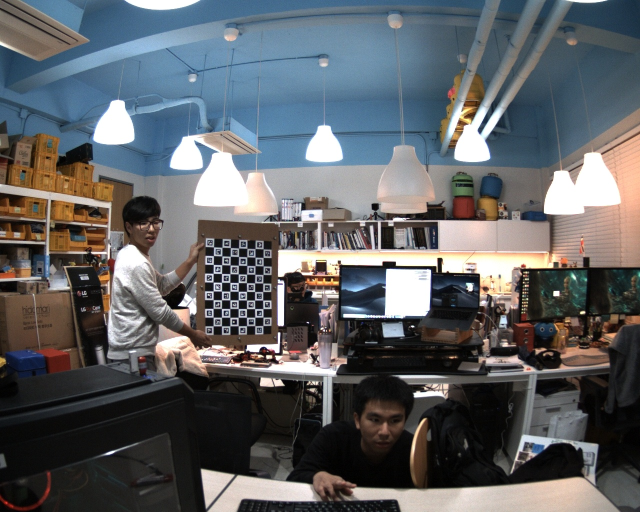
#> input picture calibration/openpose/sample-data/frame_000000000000.jpg, 1280 x 1024 px (shown at 1/2 size); its folder holds only this picture in this run
$ jupyter execute --allow-errors compare_calibration.ipynb   (shell and % lines are left out)
#> lines starting #> are read from the running program, lines starting #| are printed output that depends on the picture
# Calibrate Camera with Charuco

using a folder with images.....

first version was based on https://mecaruco2.readthedocs.io/en/latest/notebooks_rst/Aruco/sandbox/ludovic/aruco_calibration_rotation.html

[cell 1]
import glob
import numpy as np
import cv2

import os

import json

import matplotlib as mpl
import matplotlib.pyplot as plt
from mpl_toolkits.mplot3d import Axes3D
from mpl_toolkits.mplot3d.art3d import Poly3DCollection


#mpl.rcParams['figure.figsize'] = [12, 8]

#%matplotlib nbagg
print("opencv version",cv2.__version__)

## Make the charuco board

[cell 2]
squareLength = 35.0 / 1000 # chessboard square side length (normally in meters)
markerLength = 22.0 / 1000 # marker side length (same unit than squareLength)
squaresX = 5
squaresY = 7

dictionary = cv2.aruco.getPredefinedDictionary(cv2.aruco.DICT_6X6_250)
#> (the rest of this cell did not finish here and is left out)

## Load Images

[cell 3]
images = glob.glob("sample-data/frame*.jpg")
images.sort()

print("{} image files found".format(len(images)))

[cell 4]
i = 0
figure1 = plt.figure()
img = cv2.imread(images[i])
#> img is the input picture: shape (1024, 1280, 3); mean B, G, R 100.6, 97.7, 95.4
plt.imshow(cv2.cvtColor(img, cv2.COLOR_BGR2RGB),  interpolation = "nearest")
print("image shape: {}".format(img.shape))
#| image shape: (1024, 1280, 3)

imsize = (img.shape[0], img.shape[1])
#> imsize = (1024, 1280)

[cell 5]
allCorners=[]
allIds=[]
images2=[]

# function because we use later
def find_charuco_board(img, board, dictionary):
    corner_criteria = (cv2.TERM_CRITERIA_EPS + cv2.TERM_CRITERIA_MAX_ITER, 100, 0.00001)
    gray = cv2.cvtColor(img, cv2.COLOR_BGR2GRAY)
    corners, ids, rejectedImgPoints = cv2.aruco.detectMarkers(gray, dictionary)
    if len(corners)>0:
        for corner in corners:
            cv2.cornerSubPix(gray, corner, winSize=(3,3), zeroZone=(-1,-1), criteria=corner_criteria)
        ret, detectedCorners, detectedIds = cv2.aruco.interpolateCornersCharuco(corners,ids,gray,board)
        if detectedCorners is not None and detectedIds is not None and len(detectedCorners)>3:
            return detectedCorners, detectedIds
    return [], []

#> (the rest of this cell did not finish here and is left out)

[cell 6]
# draw a corner

i = 0
figure1 = plt.figure()
img = cv2.imread(images[i])
#> (the rest of this cell did not finish here and is left out)

## Perform Calibration

[cell 7]
flags = (cv2.CALIB_USE_INTRINSIC_GUESS + cv2.CALIB_RATIONAL_MODEL + cv2.CALIB_FIX_ASPECT_RATIO)
criteria=(cv2.TERM_CRITERIA_EPS & cv2.TERM_CRITERIA_COUNT, 10000, 1e-9)
distCoeffsInit = np.zeros((5,1))

cameraMatrixInit = np.array([[ 1000.,    0., imsize[0]/2.],
                             [    0., 1000., imsize[1]/2.],
                             [    0.,    0.,           1.]])


#> (the rest of this cell did not finish here and is left out)

#> (a cell that did not finish here is left out)

#> (a cell that did not finish here is left out)

## check calibration result

[cell 10]
i=10 # select image id

plt.figure(figsize=(18, 10), dpi= 80)
#> (the rest of this cell did not finish here and is left out)

Draw Coordinate axis

[cell 11]
def find_aruco_markers(img, dictionary):
    corner_criteria = (cv2.TERM_CRITERIA_EPS + cv2.TERM_CRITERIA_MAX_ITER, 100, 0.00001)
    gray = cv2.cvtColor(img, cv2.COLOR_BGR2GRAY)
    corners, ids, rejectedImgPoints = cv2.aruco.detectMarkers(gray, dictionary)
    if len(corners)>0:
        for corner in corners:
            cv2.cornerSubPix(gray, corner, winSize=(3,3), zeroZone=(-1,-1), criteria=corner_criteria)

        return corners, ids
    return [], []

i = 1
#test_img = cv2.imread(images[i])
test_img = cv2.imread("sample-data/test_frame_1.jpg")
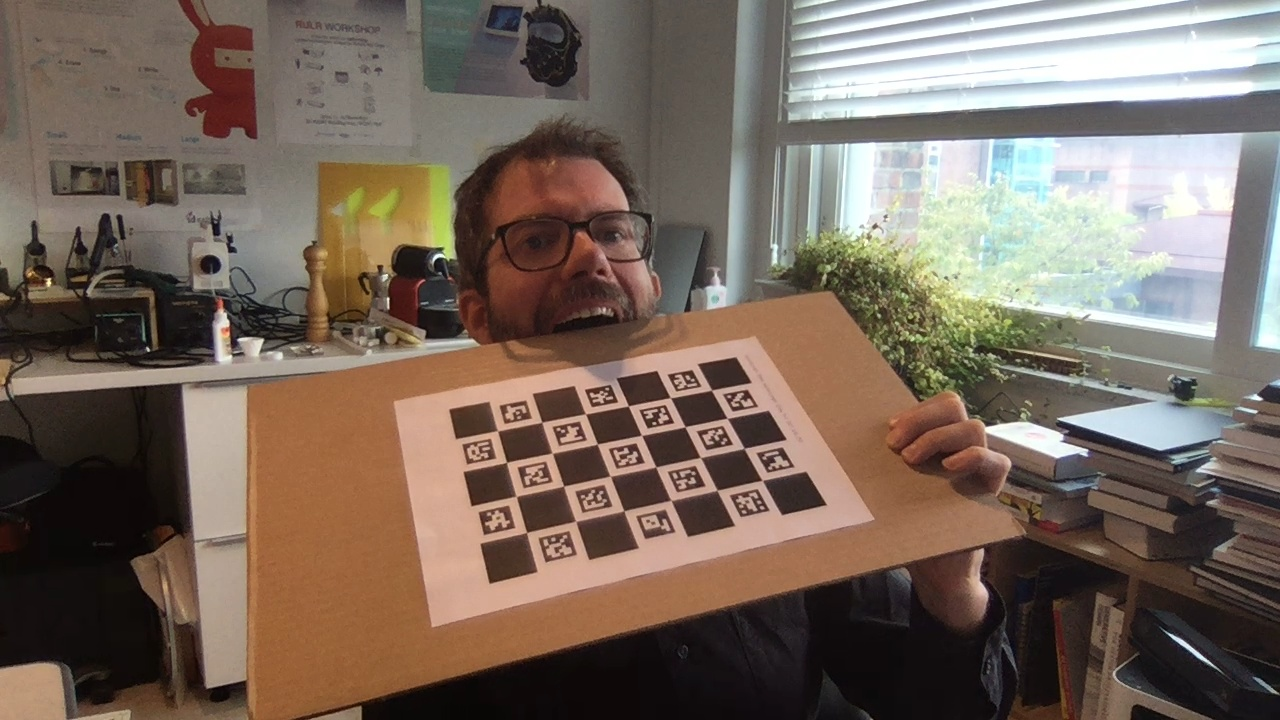
#> input picture calibration/sample-data/test_frame_1.jpg, 1280 x 720 px, found by its file name
#> test_img is the input picture: shape (720, 1280, 3); mean B, G, R 93.7, 105.2, 120.3

corners, ids = find_aruco_markers(test_img, dictionary)
#> in find_aruco_markers, `gray = cv2.cvtColor(img, cv2.COLOR_BGR2GRAY)`:
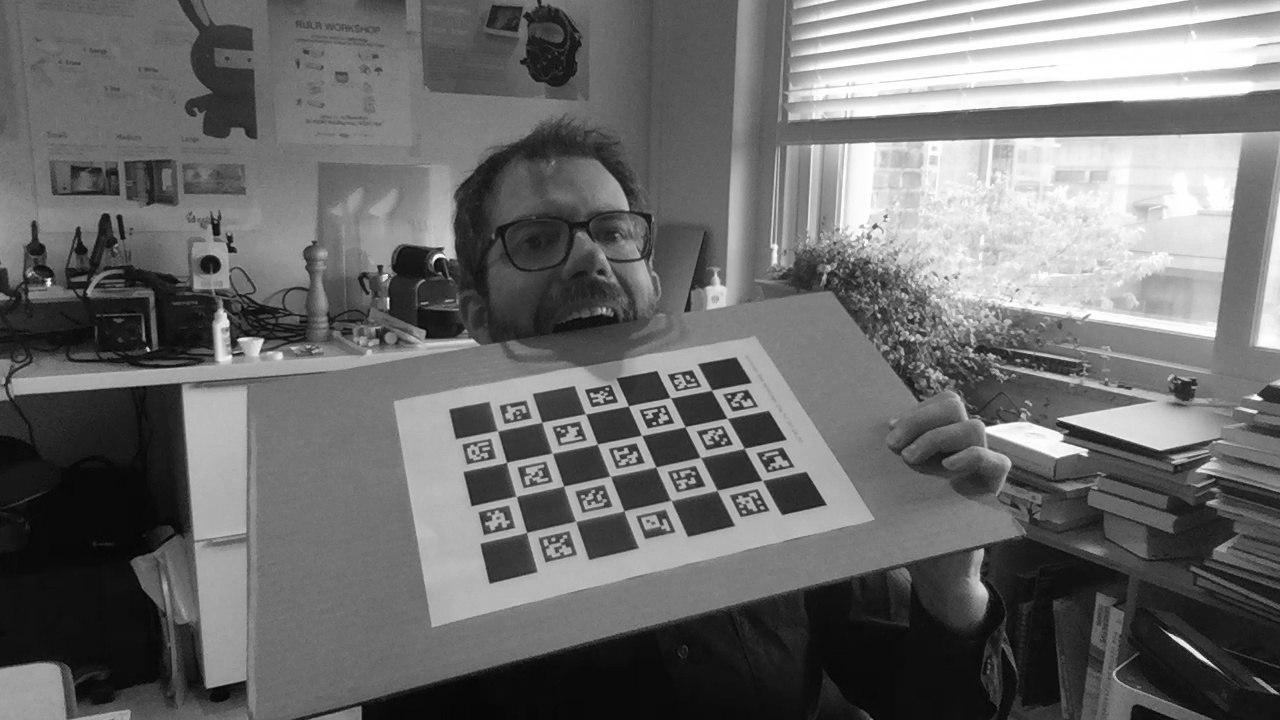
#> gray: shape (720, 1280); min 1, max 255, mean 108.4
#> in find_aruco_markers, `corners, ids, rejectedImgPoints = cv2.aruco.detectMarkers(gray, dictio..`: corners = 17 items; ids = 17 values, max 16 at index 2, min 0 at index 15, mean 8; rejectedImgPoints = 35 items
#> the loop in find_aruco_markers, `for corner in corners:` made 17 passes
#> corner on passes 1 to 12: [[569, 531], [576, 554], [546, 562], [539, 537]], [[665, 510], [675, 531], [645, 538], [636, 516]], [[508, 506], [514, 527], [484, 534], [479, 512]], [[757, 489], [769, 510], [740, 516], [730, 495]], [[604, 485], [611, 506], [582, 512], [575, 491]], [[695, 466], [705, 485], [676, 491], [668, 471]], [[546, 462], [552, 481], [524, 488], [518, 467]], [[782, 448], [794, 466], [767, 472], [756, 453]], [[490, 439], [495, 458], [467, 464], [462, 444]], [[635, 443], [644, 462], [616, 468], [609, 449]], [[723, 426], [732, 444], [706, 449], [696, 431]], [[580, 422], [586, 440], [558, 445], [553, 426]]
#> corners = 17 items

#> (the rest of this cell did not finish here and is left out)

[cell 12]
# plot the tvecs in 3D

fig = plt.figure(figsize=(10, 10), dpi= 80)

ax = fig.add_subplot(1,1,1, projection='3d')
print('ax.azim {}'.format(ax.azim))
print('ax.elev {}'.format(ax.elev))
ax.view_init(-110,260)
#> (the rest of this cell did not finish here and is left out)

[cell 13]
i = 1
#test_img = cv2.imread(images[i])
test_img = cv2.imread("sample-data/test_frame_1.jpg")

#> (the rest of this cell did not finish here and is left out)

## save calibration to file

Following the format of the opencv interactive calibration app

https://docs.opencv.org/3.4.0/d7/d21/tutorial_interactive_calibration.html
* cameraResolution
* cameraMatrix
* dist_coeffs
* avg_reprojection_error


[cell 14]
import datetime
filename = "calibration.json"
fs = cv2.FileStorage(filename, cv2.FILE_STORAGE_WRITE)
fs.write("calibrationDate", str(datetime.datetime.now()))
fs.write("cameraResolution",imsize)
#> (the rest of this cell did not finish here and is left out)

# save points to file

[cell 15]
filename = "camera_points.json"


def makeRT(rvec, tvec):
    rot3x3, _ = cv2.Rodrigues(rvec)
    return{"t": { "x":tvec[0][0], "y":tvec[1][0], "z":tvec[2][0] }, "rot3x3" : rot3x3.tolist()}


#> (the rest of this cell did not finish here and is left out)

#> in find_aruco_markers (call 2), `corner_criteria = (cv2.TERM_CRITERIA_EPS + cv2.TERM_CRITERIA_MAX_ITER,..`: corner_criteria = (3, 100, 1e-05)
#> in find_aruco_markers (call 2), `gray = cv2.cvtColor(img, cv2.COLOR_BGR2GRAY)`:
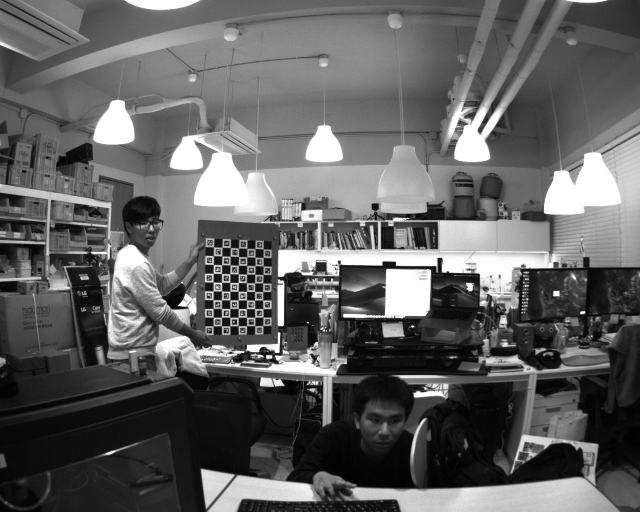
#> gray: shape (1024, 1280) (shown at 1/2 size); min 0, max 255, mean 97.3
#> in find_aruco_markers (call 2), `corners, ids, rejectedImgPoints = cv2.aruco.detectMarkers(gray, dictio..`: corners = (); ids = None; rejectedImgPoints = 77 items
#> `corners, ids = find_aruco_markers(img, dictionary)`: corners = []
    rvecs,tvecs, objPts = aruco.estimatePoseSingleMarkers(corners, markerLength , cameraMatrix, distCoeffs)

    tvecs_json = {}


    for j in range(len(ids)):
        p = { "x":tvecs[j][0][0], "y":tvecs[j][0][1], "z":tvecs[j][0][2] }
        tvecs_json[str(ids[j][0])] = p

    corners2, ids2 = find_charuco_board(img, board, dictionary)
    valid, rvec, tvec = cv2.aruco.estimatePoseCharucoBoard(corners2, ids2, board, cameraMatrix, distCoeffs)

    pose = makeRT(rvec, tvec)

    a = { "pose": pose, "markers":tvecs_json }


    print(a)

    filename = "points_image{}.json".format(os.path.basename(i))
    print(filename)
    with open(filename, "w") as write_file:
        json.dump(a, write_file)
